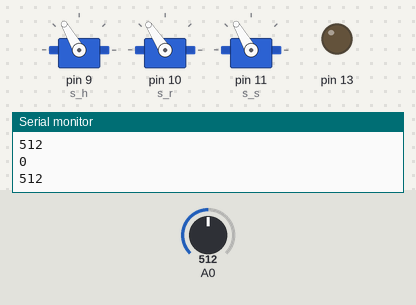
Recording of a sketch running on a simulated Arduino Uno, built with avr-gcc and run on an emulated ATmega328P. On the bench: 3 × servo, output pins drawn as LEDs (lit = HIGH), the last lines printed to the serial monitor. Inputs (shaded band) come from the test bench; at power-on: A0 = 512.

Above: at 2.2 s.
2.3 s: A0 set to 83
5.3 s: A0 set to 67
At 8.8 s:
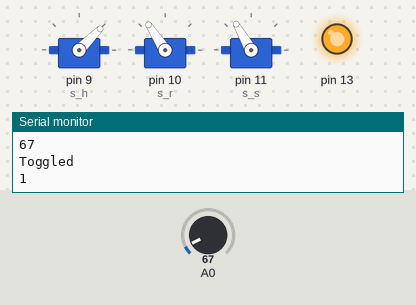
14.3 s: A0 set to 85
At 17.1 s:
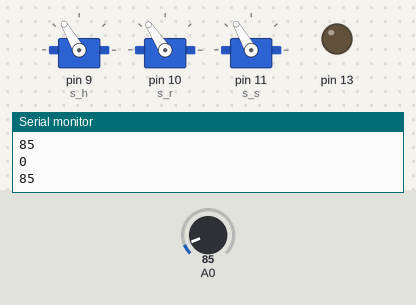
17.3 s: A0 set to 65
At 19.46 s:
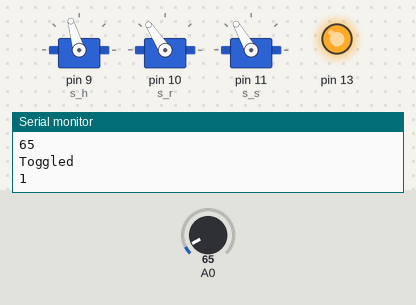
Timing chart, 0 to 21.3 s (numbered marks = the images above; inputs shaded):
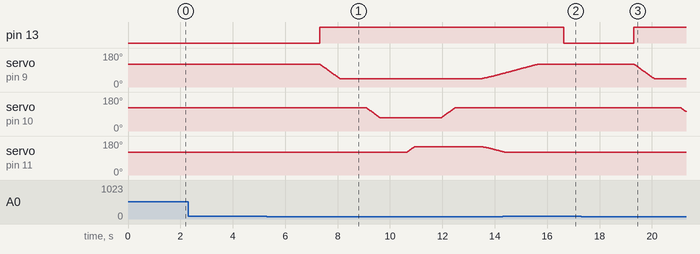

Measured:
- the behaviour switches between 75 and 74 on A0 (found by bisection; images 0 and 1)
- after the input at 5.3 s, pin 13: LOW → HIGH after 2.0 s; servo on pin 11 (s_s): rises from 120° to 150° in 0.30 s, then falls to 124° in 3.3 s
- after the input at 14.3 s, pin 13: HIGH → LOW after 2.3 s
- after the input at 17.3 s, pin 13: LOW → HIGH after 2.0 s; servo on pin 9 (s_h): moves from 120° to 45° over 0.75 s, starting after 2.0 s; servo on pin 10 (s_r): moves from 123° to 104° over 0.18 s, starting after 3.8 s

The sketch:

FeedBot.ino
```cpp
#include <Servo.h>

Servo s_h;
Servo s_s;
Servo s_r;

int toggle = 0;

byte sd = 10;
int GD =1000;

int x = 0;
int y = 0;


void setup() {

   Serial.begin(9600);

  s_h.attach(9);
  s_r.attach(10);
  s_s.attach(11);


    s_h.write(120);
    s_r.write(123);
     s_s.write(120);

     delay(GD);

     pinMode(13,OUTPUT);

}
bool ON = false;
bool tst = false;
void loop() {

    toggle = analogRead(A0);
    Serial.println(toggle);


    if(toggle < 75 && tst == false){

          ON = !ON;

          Serial.println("Toggled");

          tst = true;


        delay(2000);


      }


    Serial.println(ON);

    digitalWrite(13,ON);

    if (ON) active();

    tst = false;


  }


  void active(){

     moveIN();

     delay(GD);

     rotIN();

     delay(GD);

     zIN();

     delay(GD);

     rotOUT();

     delay(GD);


     moveOUT();


    delay(GD);

    tst = false;

    ON = false;

    }


 void moveIN(){

  for (int pos = 120; pos >= 45; pos -= 1) {
    s_h.write(pos);
    delay(sd);
  }

  }

void moveOUT(){
  int pos2 = 150;
  byte mod = 40;
  for (int pos = 45; pos <= 120; pos += 1) {
    s_h.write(pos);
    s_s.write(pos2);
    if (pos2 > 120) pos2-=1;


    delay(mod);
    if (mod > 27)mod-=1;
  }

  }

 void rotIN(){


  for (int pos = 123; pos >= 70; pos -= 1) {
    s_r.write(pos);
    delay(sd);
  }


  }

    void rotOUT(){

     for (int pos = 70; pos <= 123; pos += 1) {
    s_r.write(pos);
    delay(sd);
  }

    }

   void zIN(){

      for (int pos = 120; pos <= 150; pos += 1) {
            s_s.write(pos);
            delay(sd);
      }


      }

       void zOUT(){

      for (int pos = 150; pos >= 120; pos -= 1) {
            s_s.write(pos);
            delay(sd);
      }


      }


void CVctrl(){

  if(Serial.available()) {

      String c = Serial.readString();

   if (c.indexOf("|") > 0){

         int p = c.indexOf('|');

      x = c.substring(0,p).toInt();

      y = c.substring(p+1).toInt();


      x = map(x,0,255,45,120);
      y = map(y,0,255,70,123);

           s_h.write(x);
           s_r.write(y);

    }


    }

  }
```
